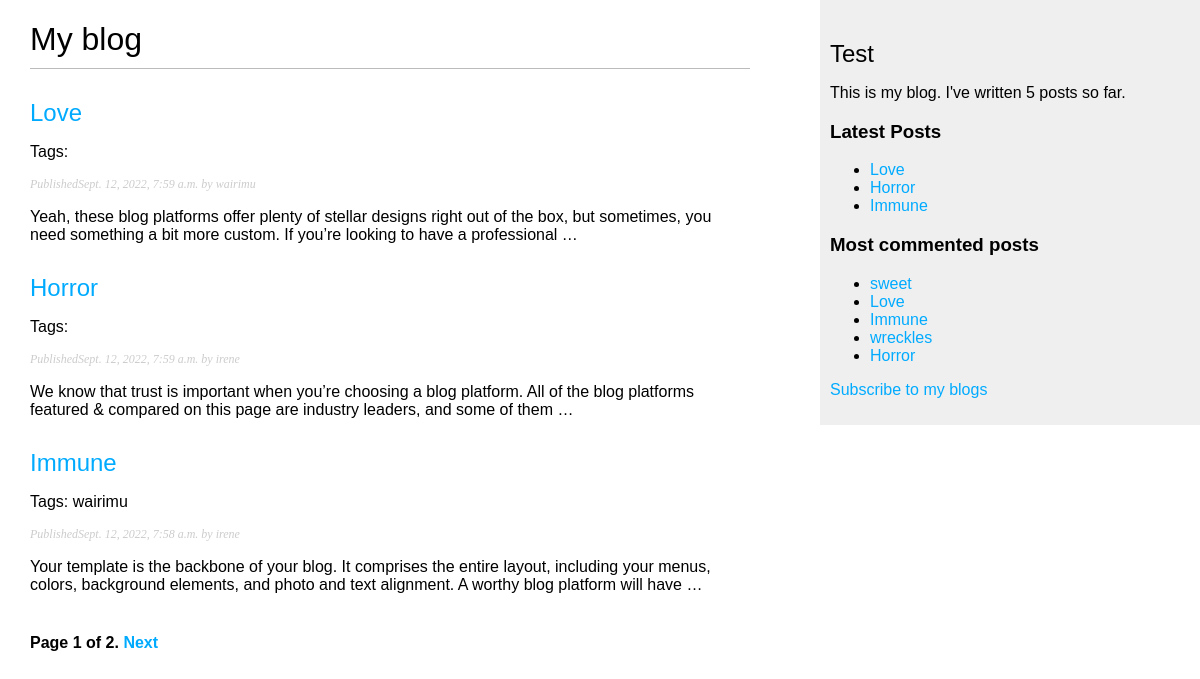
The page / on the database its author committed.
### blog/models.py (models this page shows, shortened)
class Post(models.Model):
    STATUS_CHOICES = (
        ('draft','Draft'),
        ('published','Published'),
    )
    title= models.CharField(max_length=250)
    slug = models.SlugField(max_length=250,unique_for_date='publish')
    author = models.ForeignKey(User,on_delete=models.CASCADE,related_name='blog_posts')
    body = models.TextField()
    publish = models.DateTimeField(default=timezone.now)
    created = models.DateTimeField(auto_now_add=True)
    updated = models.DateTimeField(auto_now_add=True)
    status = models.CharField(max_length=10,choices=STATUS_CHOICES,default='draft')
    objects = models.Manager()
    published = PublishedManager()
    tags = TaggableManager()
    class Meta:
        ordering = ('-publish',)
    def get_absolute_url(self):
        return reverse('blog:post_detail',
                        args=[
                            self.publish.year,
                            self.publish.month,
                            self.publish.day,self.slug
                        ])

### blog/views.py (the view)
# urls.py: path('', views.post_list,name='post_list'),
def post_list(request,tag_slug=None):
    object_list = Post.published.all()
    tag = None
    if tag_slug:
        tag - get_object_or_404(Tag,slug=tag_slug)
        object_list = object_list.filter(tags__in=[tag])
    paginator = Paginator(object_list,3)#3 posts in each page
    page = request.GET.get('page')
    try:
        posts = paginator.page(page)
    except PageNotAnInteger:
        posts = paginator.page(1)
    except EmptyPage:
        posts = paginator.page(paginator.num_pages)
    return render(request,'blog/list.html',{'posts':posts,'tag':tag})

### blog/models.py (called while the page is built)
    def get_queryset(self):
        return super(PublishedManager,self).get_queryset()\
                    .filter(status='published')

### blog/templatetags/blog_tags.py (called while the page is built)
@register.simple_tag()
def total_posts():
    return Post.published.count()

@register.inclusion_tag('blog/latest_posts.html')
def latest_posts(count=5):
    latest_posts= Post.published.order_by('-publish')[ :count]
    return {'latest_posts': latest_posts}

@register.simple_tag()
def most_commented_posts(count=5):
    return Post.published.annotate(total_comments=Count('comments')).order_by('-total_comments')[:count]

### blog/templates/blog/list.html (shortened to what this page needs)
{% extends "blog/base.html" %}
{% block content%}
    <h1>My blog</h1>
    {% for post in posts%}
        <h2> <a href="{{post.get_absolute_url}}">
            {{post.title}}
        </a>
        </h2>
        <p class="tags">Tags: {{ post.tags.all|join:", " }}</p>
        <p class="date">
            Published{{post.publish}} by {{post.author}} </p>
            {{post.body|truncatewords:30|linebreaks}}
{% endfor  %}
{% include "blog/pagination.html" with page=posts %}
{% endblock%}

### blog/templates/blog/base.html (shortened to what this page needs)
{% load blog_tags%}
{% load static %}
<!DOCTYPE html>
<html>
    <head>
        <link href="{%static "blog.css"%}"rel="stylesheet">
    <body>
        <div id="content">
        {% block content %}
        {% endblock %}
        </div>
        <div id="sidebar">
        <h2>Test</h2>
        <p>This is my blog. I've written {% total_posts %} posts so far.</p>
        <h3> Latest Posts </h3>
        {% latest_posts 3 %}
        <h3> Most commented posts </h3>
        {% most_commented_posts as most_commented_posts%}
        <ul>
        {% for post in most_commented_posts%}
            <li>
                <a href="{{post.get_absolute_url}}">{{post.title}}</a>
            </li>
        {% endfor %}
        </ul>
        <p>
            <a href="{% url 'blog:post_feed'%}"> Subscribe to my blogs</a>
        </p>
        </div>
        </body>
</html>

### blog/templates/blog/pagination.html (shortened to what this page needs)
<div class="pagination">
    <span class="step-links">
        <span class="current">
            Page {{page.number}} of {{page.paginator.num_pages}}.
        </span>
        {% if page.has_next%}
            <a href="?page={{page.next_page_number}}">Next</a>
        {% endif%}
    </span>
</div>

### blog/templates/blog/latest_posts.html
<ul>
    {% for post in latest_posts %}
        <li>
            <a href="{{ post.get_absolute_url }}">{{post.title}}</a>
        </li>
    {% endfor %}
</ul>

### blog/static/blog.css (style rules this page uses)
body { margin:0; padding:0; font-family:helvetica, sans-serif; }
a { color:#00abff; text-decoration:none; }
h1 { font-weight:normal; border-bottom:1px solid #bbb; padding:0 0 10px 0; }
h2 { font-weight:normal; margin:30px 0 0; }
#content { float:left; width:60%; padding:0 0 0 30px; }
#sidebar { float:right; width:30%; padding:10px; background:#efefef; height:100%; }
p.date { color:#ccc; font-family: georgia, serif; font-size: 12px; font-style: italic; }
.pagination { margin:40px 0; font-weight:bold; }

### rows shown on the page
Post: title "Love", publish "Sept. 12, 2022, 7:59 a.m.", author "wairimu", body "Yeah, these blog platforms offer plenty of stellar designs right out of the box, but sometimes, you need something a bit more custom. If you’re looking to have a professional …"
Post: title "Horror", publish "Sept. 12, 2022, 7:59 a.m.", author "irene", body "We know that trust is important when you’re choosing a blog platform. All of the blog platforms featured & compared on this page are industry leaders, and some of them …"
Post: title "Immune", tags.all "wairimu", publish "Sept. 12, 2022, 7:58 a.m.", author "irene", body "Your template is the backbone of your blog. It comprises the entire layout, including your menus, colors, background elements, and photo and text alignment. A worthy blog platform will have …"
Post: title "sweet"
Post: title "wreckles"

### other values the page prints
{{ page.number }} "1"
{{ page.paginator.num_pages }} "2"
